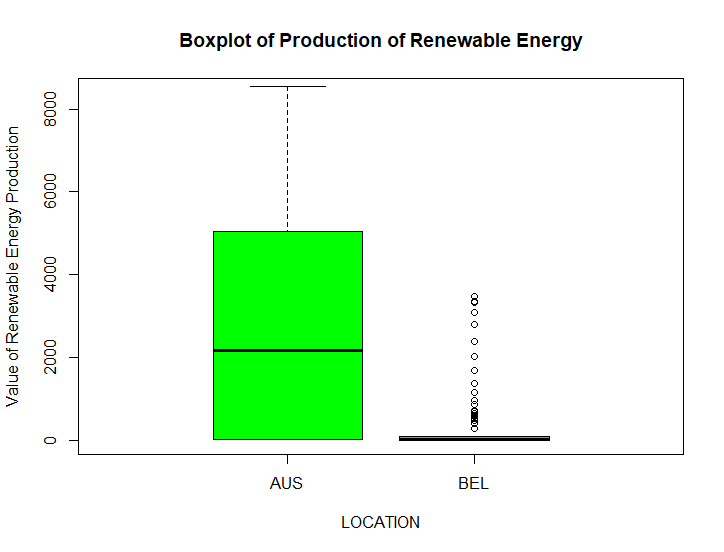

Reproduce this figure in R.
boxplot(Value ~ LOCATION, data = filtered_df, 
        main = "Boxplot of Production of Renewable Energy",
        xlab = "LOCATION",
        ylab = "Value of Renewable Energy Production",
        xlim=c(0,3),
        ylim=c(0,8400),
        col="green")
